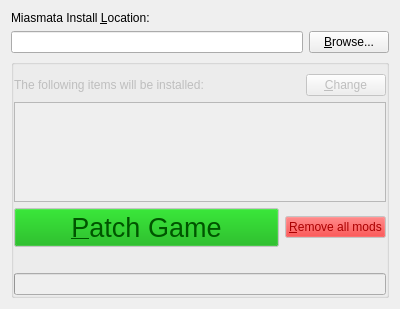
<?xml version="1.0" encoding="UTF-8"?>
<ui version="4.0">
 <class>Dialog</class>
 <widget class="QDialog" name="Dialog">
  <property name="geometry">
   <rect>
    <x>0</x>
    <y>0</y>
    <width>400</width>
    <height>309</height>
   </rect>
  </property>
  <property name="windowTitle">
   <string>Miasmata Patcher</string>
  </property>
  <layout class="QVBoxLayout" name="verticalLayout">
   <item>
    <widget class="QLabel" name="label">
     <property name="text">
      <string>Miasmata Install &amp;Location:</string>
     </property>
     <property name="buddy">
      <cstring>install_path</cstring>
     </property>
    </widget>
   </item>
   <item>
    <layout class="QHBoxLayout" name="horizontalLayout">
     <item>
      <widget class="QLineEdit" name="install_path"/>
     </item>
     <item>
      <widget class="QPushButton" name="browse">
       <property name="text">
        <string>&amp;Browse...</string>
       </property>
      </widget>
     </item>
    </layout>
   </item>
   <item>
    <widget class="QGroupBox" name="groupBox">
     <property name="enabled">
      <bool>false</bool>
     </property>
     <property name="title">
      <string/>
     </property>
     <property name="flat">
      <bool>true</bool>
     </property>
     <layout class="QVBoxLayout" name="verticalLayout_2">
      <property name="leftMargin">
       <number>0</number>
      </property>
      <property name="rightMargin">
       <number>0</number>
      </property>
      <property name="bottomMargin">
       <number>0</number>
      </property>
      <item>
       <layout class="QHBoxLayout" name="horizontalLayout_3">
        <item>
         <widget class="QLabel" name="label_2">
          <property name="text">
           <string>The following items will be installed:</string>
          </property>
         </widget>
        </item>
        <item>
         <widget class="QPushButton" name="change_mods">
          <property name="sizePolicy">
           <sizepolicy hsizetype="Fixed" vsizetype="Fixed">
            <horstretch>0</horstretch>
            <verstretch>0</verstretch>
           </sizepolicy>
          </property>
          <property name="text">
           <string>&amp;Change</string>
          </property>
         </widget>
        </item>
       </layout>
      </item>
      <item>
       <widget class="QTableView" name="patch_list">
        <property name="alternatingRowColors">
         <bool>true</bool>
        </property>
        <property name="showGrid">
         <bool>false</bool>
        </property>
        <attribute name="verticalHeaderVisible">
         <bool>false</bool>
        </attribute>
       </widget>
      </item>
      <item>
       <spacer name="verticalSpacer">
        <property name="orientation">
         <enum>Qt::Vertical</enum>
        </property>
        <property name="sizeHint" stdset="0">
         <size>
          <width>20</width>
          <height>40</height>
         </size>
        </property>
       </spacer>
      </item>
      <item>
       <layout class="QHBoxLayout" name="horizontalLayout_2">
        <item>
         <widget class="QPushButton" name="patch_game">
          <property name="sizePolicy">
           <sizepolicy hsizetype="MinimumExpanding" vsizetype="MinimumExpanding">
            <horstretch>0</horstretch>
            <verstretch>0</verstretch>
           </sizepolicy>
          </property>
          <property name="palette">
           <palette>
            <active>
             <colorrole role="WindowText">
              <brush brushstyle="SolidPattern">
               <color alpha="255">
                <red>0</red>
                <green>0</green>
                <blue>0</blue>
               </color>
              </brush>
             </colorrole>
             <colorrole role="Button">
              <brush brushstyle="SolidPattern">
               <color alpha="255">
                <red>0</red>
                <green>170</green>
                <blue>0</blue>
               </color>
              </brush>
             </colorrole>
             <colorrole role="Light">
              <brush brushstyle="SolidPattern">
               <color alpha="255">
                <red>0</red>
                <green>255</green>
                <blue>0</blue>
               </color>
              </brush>
             </colorrole>
             <colorrole role="Midlight">
              <brush brushstyle="SolidPattern">
               <color alpha="255">
                <red>0</red>
                <green>255</green>
                <blue>127</blue>
               </color>
              </brush>
             </colorrole>
             <colorrole role="Dark">
              <brush brushstyle="SolidPattern">
               <color alpha="255">
                <red>0</red>
                <green>85</green>
                <blue>0</blue>
               </color>
              </brush>
             </colorrole>
             <colorrole role="Mid">
              <brush brushstyle="SolidPattern">
               <color alpha="255">
                <red>85</red>
                <green>170</green>
                <blue>0</blue>
               </color>
              </brush>
             </colorrole>
             <colorrole role="Text">
              <brush brushstyle="SolidPattern">
               <color alpha="255">
                <red>0</red>
                <green>0</green>
                <blue>0</blue>
               </color>
              </brush>
             </colorrole>
             <colorrole role="ButtonText">
              <brush brushstyle="SolidPattern">
               <color alpha="255">
                <red>200</red>
                <green>255</green>
                <blue>200</blue>
               </color>
              </brush>
             </colorrole>
            </active>
            <inactive>
             <colorrole role="WindowText">
              <brush brushstyle="SolidPattern">
               <color alpha="255">
                <red>0</red>
                <green>0</green>
                <blue>0</blue>
               </color>
              </brush>
             </colorrole>
             <colorrole role="Button">
              <brush brushstyle="SolidPattern">
               <color alpha="255">
                <red>0</red>
                <green>170</green>
                <blue>0</blue>
               </color>
              </brush>
             </colorrole>
             <colorrole role="Light">
              <brush brushstyle="SolidPattern">
               <color alpha="255">
                <red>0</red>
                <green>255</green>
                <blue>0</blue>
               </color>
              </brush>
             </colorrole>
             <colorrole role="Midlight">
              <brush brushstyle="SolidPattern">
               <color alpha="255">
                <red>0</red>
                <green>255</green>
                <blue>127</blue>
               </color>
              </brush>
             </colorrole>
             <colorrole role="Dark">
              <brush brushstyle="SolidPattern">
               <color alpha="255">
                <red>0</red>
                <green>85</green>
                <blue>0</blue>
               </color>
              </brush>
             </colorrole>
             <colorrole role="Mid">
              <brush brushstyle="SolidPattern">
               <color alpha="255">
                <red>85</red>
                <green>170</green>
                <blue>0</blue>
               </color>
              </brush>
             </colorrole>
             <colorrole role="Text">
              <brush brushstyle="SolidPattern">
               <color alpha="255">
                <red>0</red>
                <green>0</green>
                <blue>0</blue>
               </color>
              </brush>
             </colorrole>
             <colorrole role="ButtonText">
              <brush brushstyle="SolidPattern">
               <color alpha="255">
                <red>200</red>
                <green>255</green>
                <blue>200</blue>
               </color>
              </brush>
             </colorrole>
            </inactive>
            <disabled>
             <colorrole role="WindowText">
              <brush brushstyle="SolidPattern">
               <color alpha="255">
                <red>0</red>
                <green>85</green>
                <blue>0</blue>
               </color>
              </brush>
             </colorrole>
             <colorrole role="Button">
              <brush brushstyle="SolidPattern">
               <color alpha="255">
                <red>0</red>
                <green>170</green>
                <blue>0</blue>
               </color>
              </brush>
             </colorrole>
             <colorrole role="Light">
              <brush brushstyle="SolidPattern">
               <color alpha="255">
                <red>0</red>
                <green>255</green>
                <blue>0</blue>
               </color>
              </brush>
             </colorrole>
             <colorrole role="Midlight">
              <brush brushstyle="SolidPattern">
               <color alpha="255">
                <red>0</red>
                <green>255</green>
                <blue>127</blue>
               </color>
              </brush>
             </colorrole>
             <colorrole role="Dark">
              <brush brushstyle="SolidPattern">
               <color alpha="255">
                <red>0</red>
                <green>85</green>
                <blue>0</blue>
               </color>
              </brush>
             </colorrole>
             <colorrole role="Mid">
              <brush brushstyle="SolidPattern">
               <color alpha="255">
                <red>85</red>
                <green>170</green>
                <blue>0</blue>
               </color>
              </brush>
             </colorrole>
             <colorrole role="Text">
              <brush brushstyle="SolidPattern">
               <color alpha="255">
                <red>0</red>
                <green>85</green>
                <blue>0</blue>
               </color>
              </brush>
             </colorrole>
             <colorrole role="ButtonText">
              <brush brushstyle="SolidPattern">
               <color alpha="255">
                <red>0</red>
                <green>85</green>
                <blue>0</blue>
               </color>
              </brush>
             </colorrole>
            </disabled>
           </palette>
          </property>
          <property name="font">
           <font>
            <pointsize>20</pointsize>
           </font>
          </property>
          <property name="text">
           <string>&amp;Patch Game</string>
          </property>
          <property name="default">
           <bool>true</bool>
          </property>
         </widget>
        </item>
        <item>
         <widget class="QPushButton" name="remove_all_mods">
          <property name="palette">
           <palette>
            <active>
             <colorrole role="WindowText">
              <brush brushstyle="SolidPattern">
               <color alpha="255">
                <red>0</red>
                <green>0</green>
                <blue>0</blue>
               </color>
              </brush>
             </colorrole>
             <colorrole role="Button">
              <brush brushstyle="SolidPattern">
               <color alpha="255">
                <red>255</red>
                <green>0</green>
                <blue>0</blue>
               </color>
              </brush>
             </colorrole>
             <colorrole role="Light">
              <brush brushstyle="SolidPattern">
               <color alpha="255">
                <red>255</red>
                <green>170</green>
                <blue>127</blue>
               </color>
              </brush>
             </colorrole>
             <colorrole role="Midlight">
              <brush brushstyle="SolidPattern">
               <color alpha="255">
                <red>255</red>
                <green>170</green>
                <blue>0</blue>
               </color>
              </brush>
             </colorrole>
             <colorrole role="Dark">
              <brush brushstyle="SolidPattern">
               <color alpha="255">
                <red>170</red>
                <green>0</green>
                <blue>0</blue>
               </color>
              </brush>
             </colorrole>
             <colorrole role="Mid">
              <brush brushstyle="SolidPattern">
               <color alpha="255">
                <red>218</red>
                <green>0</green>
                <blue>0</blue>
               </color>
              </brush>
             </colorrole>
             <colorrole role="Text">
              <brush brushstyle="SolidPattern">
               <color alpha="255">
                <red>0</red>
                <green>0</green>
                <blue>0</blue>
               </color>
              </brush>
             </colorrole>
             <colorrole role="ButtonText">
              <brush brushstyle="SolidPattern">
               <color alpha="255">
                <red>255</red>
                <green>255</green>
                <blue>255</blue>
               </color>
              </brush>
             </colorrole>
            </active>
            <inactive>
             <colorrole role="WindowText">
              <brush brushstyle="SolidPattern">
               <color alpha="255">
                <red>0</red>
                <green>0</green>
                <blue>0</blue>
               </color>
              </brush>
             </colorrole>
             <colorrole role="Button">
              <brush brushstyle="SolidPattern">
               <color alpha="255">
                <red>255</red>
                <green>0</green>
                <blue>0</blue>
               </color>
              </brush>
             </colorrole>
             <colorrole role="Light">
              <brush brushstyle="SolidPattern">
               <color alpha="255">
                <red>255</red>
                <green>170</green>
                <blue>127</blue>
               </color>
              </brush>
             </colorrole>
             <colorrole role="Midlight">
              <brush brushstyle="SolidPattern">
               <color alpha="255">
                <red>255</red>
                <green>170</green>
                <blue>0</blue>
               </color>
              </brush>
             </colorrole>
             <colorrole role="Dark">
              <brush brushstyle="SolidPattern">
               <color alpha="255">
                <red>170</red>
                <green>0</green>
                <blue>0</blue>
               </color>
              </brush>
             </colorrole>
             <colorrole role="Mid">
              <brush brushstyle="SolidPattern">
               <color alpha="255">
                <red>218</red>
                <green>0</green>
                <blue>0</blue>
               </color>
              </brush>
             </colorrole>
             <colorrole role="Text">
              <brush brushstyle="SolidPattern">
               <color alpha="255">
                <red>0</red>
                <green>0</green>
                <blue>0</blue>
               </color>
              </brush>
             </colorrole>
             <colorrole role="ButtonText">
              <brush brushstyle="SolidPattern">
               <color alpha="255">
                <red>255</red>
                <green>255</green>
                <blue>255</blue>
               </color>
              </brush>
             </colorrole>
            </inactive>
            <disabled>
             <colorrole role="WindowText">
              <brush brushstyle="SolidPattern">
               <color alpha="255">
                <red>170</red>
                <green>0</green>
                <blue>0</blue>
               </color>
              </brush>
             </colorrole>
             <colorrole role="Button">
              <brush brushstyle="SolidPattern">
               <color alpha="255">
                <red>255</red>
                <green>0</green>
                <blue>0</blue>
               </color>
              </brush>
             </colorrole>
             <colorrole role="Light">
              <brush brushstyle="SolidPattern">
               <color alpha="255">
                <red>255</red>
                <green>170</green>
                <blue>127</blue>
               </color>
              </brush>
             </colorrole>
             <colorrole role="Midlight">
              <brush brushstyle="SolidPattern">
               <color alpha="255">
                <red>255</red>
                <green>170</green>
                <blue>0</blue>
               </color>
              </brush>
             </colorrole>
             <colorrole role="Dark">
              <brush brushstyle="SolidPattern">
               <color alpha="255">
                <red>170</red>
                <green>0</green>
                <blue>0</blue>
               </color>
              </brush>
             </colorrole>
             <colorrole role="Mid">
              <brush brushstyle="SolidPattern">
               <color alpha="255">
                <red>218</red>
                <green>0</green>
                <blue>0</blue>
               </color>
              </brush>
             </colorrole>
             <colorrole role="Text">
              <brush brushstyle="SolidPattern">
               <color alpha="255">
                <red>170</red>
                <green>0</green>
                <blue>0</blue>
               </color>
              </brush>
             </colorrole>
             <colorrole role="ButtonText">
              <brush brushstyle="SolidPattern">
               <color alpha="255">
                <red>170</red>
                <green>0</green>
                <blue>0</blue>
               </color>
              </brush>
             </colorrole>
            </disabled>
           </palette>
          </property>
          <property name="text">
           <string>&amp;Remove all mods</string>
          </property>
         </widget>
        </item>
       </layout>
      </item>
      <item>
       <widget class="QLabel" name="lbl_progress">
        <property name="text">
         <string/>
        </property>
       </widget>
      </item>
      <item>
       <widget class="QProgressBar" name="progress"/>
      </item>
     </layout>
    </widget>
   </item>
  </layout>
 </widget>
 <tabstops>
  <tabstop>install_path</tabstop>
  <tabstop>browse</tabstop>
  <tabstop>change_mods</tabstop>
  <tabstop>patch_list</tabstop>
  <tabstop>patch_game</tabstop>
  <tabstop>remove_all_mods</tabstop>
 </tabstops>
 <resources/>
 <connections/>
</ui>
